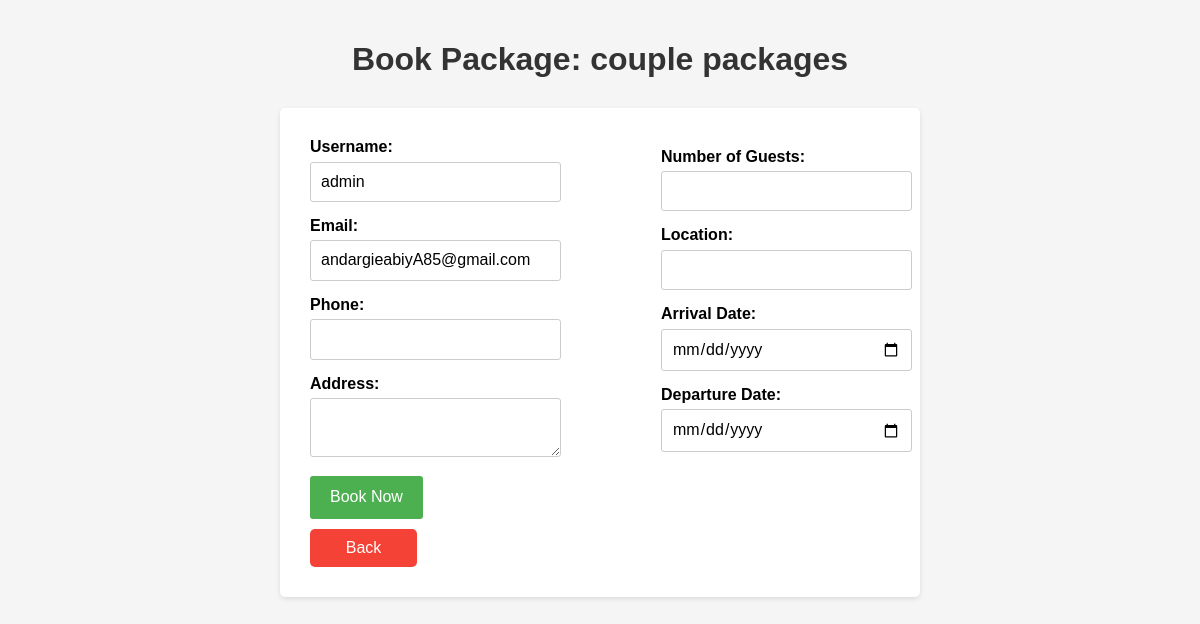
The page /book.php?package_id=5 (signed in) on the database its author committed.
### tables this page shows
CREATE TABLE `packages` (
  `package_id` int(11) NOT NULL,
  `package_name` varchar(255) NOT NULL,
  `description` text NOT NULL,
  `price` decimal(10,2) NOT NULL,
  `duration` varchar(50) NOT NULL,
  `image_path` varchar(255) DEFAULT NULL
);

CREATE TABLE `users` (
  `user_id` int(11) NOT NULL,
  `name` varchar(255) NOT NULL,
  `username` varchar(255) NOT NULL,
  `email` varchar(255) NOT NULL,
  `password` varchar(255) NOT NULL
);

### book.php (the view, shortened to what this page needs)
<?php
require("dbconnect.php");
if (isset($_GET['package_id'])) {
    $package_id = mysqli_real_escape_string($conn, $_GET['package_id']);
} else {
    header('location:book.php');
    exit;
}
$sql = "SELECT * FROM packages WHERE package_id = ?";
$stmt = $conn->prepare($sql);
$stmt->bind_param("s", $package_id);
$stmt->execute();
$result = $stmt->get_result();
$user_name = $_SESSION['username'];
$user_sql = "SELECT * FROM users WHERE username = ?";
$user_stmt = $conn->prepare($user_sql);
$user_stmt->bind_param("s", $user_name);
$user_stmt->execute();
$user_result = $user_stmt->get_result();
$row = $user_result->fetch_assoc();
if ($result->num_rows > 0) {
    $package = $result->fetch_assoc();
} else {
    header('location:packages.php');
    exit;
}
?>
<!DOCTYPE html>
<html>
<head>
    <link rel="stylesheet" href="https://cdnjs.cloudflare.com/ajax/libs/normalize/8.0.1/normalize.min.css">
</head>
<body>
    <h1>Book Package: <?php echo $package['package_name']; ?></h1>
    <section class="section">
    <form method="post" action="book_process.php">
        <div class="form">
        <div class="section1">
        <label for="name">Username:</label>
        <input type="text" id="name" name="name" value="<?php echo $row['username']; ?>" required readonly>
        <label for="email">Email:</label>
        <input type="email" id="email" name="email" value="<?php echo $row['email']; ?>" required readonly>
        <label for="phone">Phone:</label>
        <input type="tel" id="phone" name="phone" required>
        <label for="address">Address:</label>
        <textarea id="address" name="address" required></textarea>
        </div>
        <div class="section2">
        <label for="guests">Number of Guests:</label>
        <input type="number" id="guests" name="guests" min="1" required>
        <label for="location">Location:</label>
        <input type="text" id="location" name="location" required>
        <label for="arrivals">Arrival Date:</label>
        <input type="date" id="arrivals" name="arrivals" required>
        <label for="leaving">Departure Date:</label>
        <input type="date" id="leaving" name="leaving" required>
        </div>
        </div>
        <button type="submit" name="send">Book Now</button>
        <a href="userhome.php" class="back-button">Back</a>
    </form>
    </section>
</body>
</html>

### book.php (style rules this page uses)
body { font-family: Arial, sans-serif; background-color: #f5f5f5; padding: 20px; }
h1 { text-align: center; color: #333; margin-bottom: 30px; }
.section { display: flex; justify-content: center; align-items: center; width: 100%; }
.form { display: flex; justify-content:space-between; align-items: center; }
form { width: 50%; background-color: #fff; padding: 30px; border-radius: 5px; box-shadow: 0 2px 5px rgba(0, 0, 0, 0.1); justify-content: center; align-items: center; }
label { display: block; font-weight: bold; margin-bottom: 5px; }
input, textarea { width: 100%; padding: 10px; border: 1px solid #ccc; border-radius: 3px; margin-bottom: 15px; }
button { background-color: #4CAF50; color: #fff; border: none; padding: 12px 20px; border-radius: 3px; cursor: pointer; font-size: 16px; display: flex; flex-direction: column; }
.back-button { display: block; width: 15%; padding: 10px; background-color: #f44336; color: #fff; text-decoration: none; border-radius: 5px; text-align: center; margin-top: 10px; }

### rows shown on the page
packages: package_name "couple packages"
users: name "admin", email "andargieabiyA85@gmail.com"
